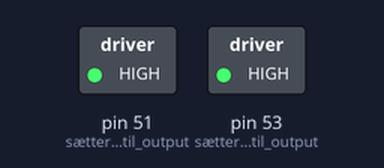
A program run on a simulated Arduino Mega 2560, built with avr-gcc and run on an emulated ATmega2560. Shown: switched loads named in the program (green lamp = pin HIGH).

Above: at 2.0 s.
At 6.5 s:
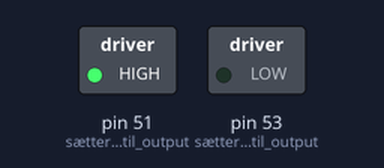
At 14.0 s:
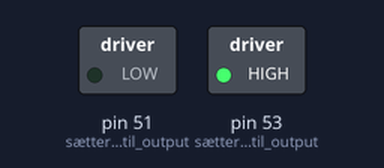
Timing chart, 0 to 24.7 s (numbered marks = the images above):
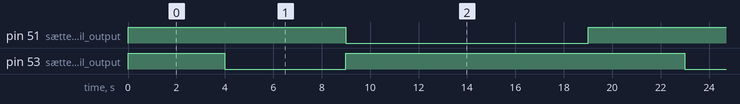

The program:

main.cpp
```cpp
#include <Arduino.h>
#include <avr/io.h>
#include <Stream.h>
#include "Motor_module.hpp"


int main()
{

Serial.begin(9600); // sætter Baudrate
pinMode(53, OUTPUT); // sætter pin 53 til output til on
pinMode(51, OUTPUT); // sætter pin 51 til output til retning

Motor_module M; // opretter object

for(;;)
{
// Dette er en test main.

M.MotorOn(); // vi tænder motor
M.CurtainUp(); // sætter retning

_delay_ms(4000); // laver delay (4 sekunder) mens motor køre

M.MotorOff(); // slukker motor

_delay_ms(5000); // venter 5 sekunder

M.MotorOn(); // tænder motor
M.CurtainDown(); // retning ændret

_delay_ms(10000); // venter 10 sekunder
}
}
```

Motor_module.hpp
```cpp
#pragma once

class Motor_module
{
public:
    Motor_module(); // constructor

    // Funktioner herunder
    void MotorOn();
    void MotorOff();

    void CurtainUp();
    void CurtainDown();

};
```

Motor_module.cpp
```cpp
#include "Motor_module.hpp"
#include <Arduino.h>
#include <avr/io.h>


 Motor_module::Motor_module()
 {

 }

void Motor_module::MotorOn()
    {
        digitalWrite(53, HIGH); // tænder motor
    }

void Motor_module::MotorOff()
    {
        digitalWrite(53, LOW); // slukker motor
    }

void Motor_module::CurtainUp()
    {
        digitalWrite(51, HIGH); // gardin 1. retning
    }

void Motor_module::CurtainDown()
    {
        digitalWrite(51, LOW); // gardin 2. retning
    }
```

Measured:
- by itself, pin 51 (sætter_pin_51_til_output): alternates HIGH for 9.0 s and LOW for 10.0 s
- by itself, pin 53 (sætter_pin_53_til_output): repeats every 19.0 s: LOW 5.0 s, HIGH 14.0 s
- by itself, everything shown: repeats every 19.0 s, in 3 steps
